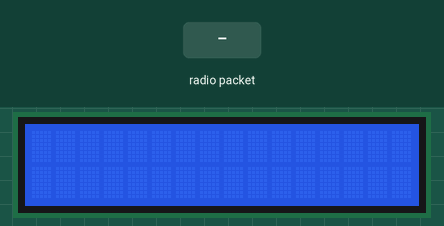
The sketch below on a simulated Arduino Uno, built with avr-gcc and run on an emulated ATmega328P. Parts: 16×2 character LCD. The test bench sets the inputs (shaded band). No radio packets arrive unless stated; what the sketch prints to the serial monitor is not drawn.

Above: at 1.2 s.
1.3 s: radio packet "," arrives
At 2.5 s:
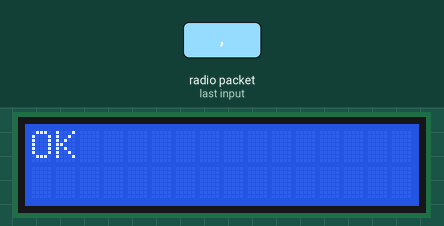
4.3 s: radio packet "1" arrives
7.3 s: radio packet "0" arrives
Timing chart, 0 to 10.3 s (numbered marks = the images above; inputs shaded):
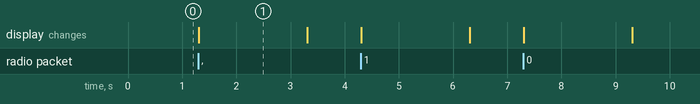

The sketch:

JM-Receiver.ino
```cpp
/*
  433 MHz RF Module Receiver Demonstration 2
  RF-Rcv-Demo-2.ino
  Demonstrates 433 MHz RF Receiver Module with DHT-22 Sensor
  Use with Transmitter Demonstration 2

  DroneBot Workshop 2018
  https://dronebotworkshop.com
*/

// Include RadioHead Amplitude Shift Keying Library
#include <RH_ASK.h>
// Include dependant SPI Library
#include <SPI.h>
// Includ LiquidCrystal by Arduino, Adafruit
#include <LiquidCrystal.h>

// Functions
//String displayLCD(String);

// Define output strings

String str_humid;
String str_temp;
String str_out;
int i =0;


// Create Amplitude Shift Keying Object
RH_ASK rf_driver;

// Create LCD Board
const int rs = 7, en = 6, d4 = 5, d5 = 4, d6 = 3, d7 = 2;
LiquidCrystal lcd(rs, en, d4, d5, d6, d7);

void setup()
{
    // Initialize ASK Object
    rf_driver.init();
    // Setup Serial Monitor
    Serial.begin(9600);

    // LCD board init
    lcd.begin(16,2); // Max size
    lcd.setCursor(0,0);

    Serial.print("RECEIVER Setup");
}

void loop()
{
    // Set buffer to size of expected message
    uint8_t buf[11];
    uint8_t buflen = sizeof(buf);

    // Check if received packet is correct size
    if (rf_driver.recv(buf, &buflen))
    {
      Serial.println("RECEIVING...");

      // Message received with valid checksum
      // Get values from string

      // Convert received data into string
      str_out = String((char*)buf);

      // Split string into two values
      for (int i = 0; i < str_out.length(); i++) {
		  if (str_out.substring(i, i+1) == ",") {
			str_humid = str_out.substring(0, i);
			str_temp = str_out.substring(i+1);
			break;
		  }
		}

      // Print values to Serial Monitor
      Serial.print("Humidity: ");
      Serial.print(str_humid);
      Serial.print("  - Temperature: ");
      Serial.println(str_temp);

      lcd.clear();
      lcd.println("OK");
      delay(2000);
      lcd.clear();

    }
}
```

Measured:
- after the input at 1.3 s, the display: changes at once (image 1)
- what the display in image 1 shows lasts 2.0 s, from 1.3 s to 3.3 s
